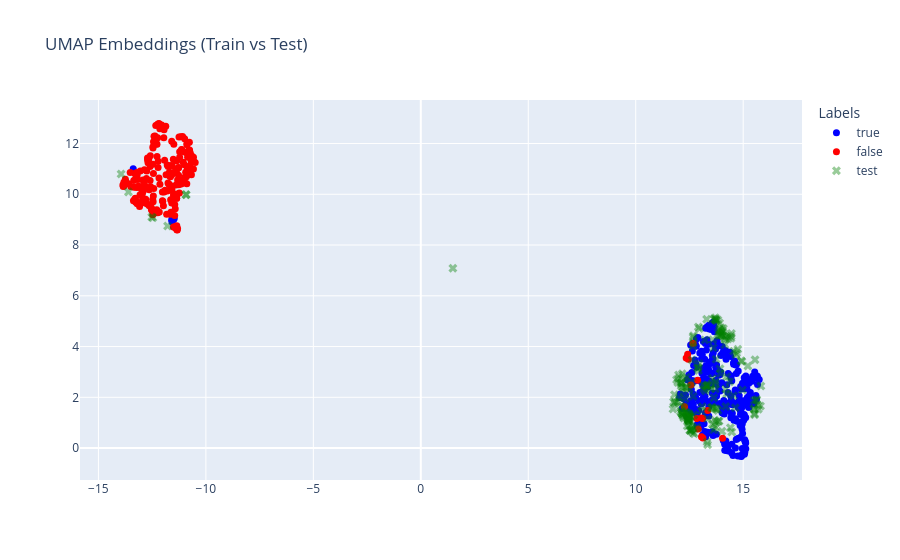

Here is the notebook cell this chart was saved with:
### Code cell
plot_umap_from_precomputed(ET_C_Tr,LT_C_Tr,"../2. Torquato Tasso/img_cropped",ET_C_Te, LT_C_Te,"../2. Torquato Tasso/img_cropped_test", output_file = "res/Emb_Torquato_cropped.html")

### Figure 1 — Plotly figure (JSON) as saved in the notebook; plotly's stock layout.template omitted (floating-point values rounded to 4 significant figures; data arrays with more than 128 entries replaced by an {"elided": "..."} marker saying what was removed)
{"data": [{"hovertext": {"elided": "296 str values"}, "marker": {"color": "blue", "size": 7, "symbol": "circle"}, "mode": "markers", "name": "true", "text": {"elided": "296 str values"}, "type": "scatter", "x": {"elided": "296 float values"}, "y": {"elided": "296 float values"}}, {"marker": {"color": "red", "size": 7, "symbol": "circle"}, "mode": "markers", "name": "false", "text": {"elided": "213 str values"}, "type": "scatter", "x": {"elided": "213 float values"}, "y": {"elided": "213 float values"}}, {"marker": {"color": "green", "opacity": 0.4, "size": 8, "symbol": "x"}, "mode": "markers", "name": "test", "text": {"elided": "186 str values"}, "type": "scatter", "x": {"elided": "186 float values"}, "y": {"elided": "186 float values"}}], "layout": {"legend": {"title": {"text": "Labels"}}, "title": {"text": "UMAP Embeddings (Train vs Test)"}}}
